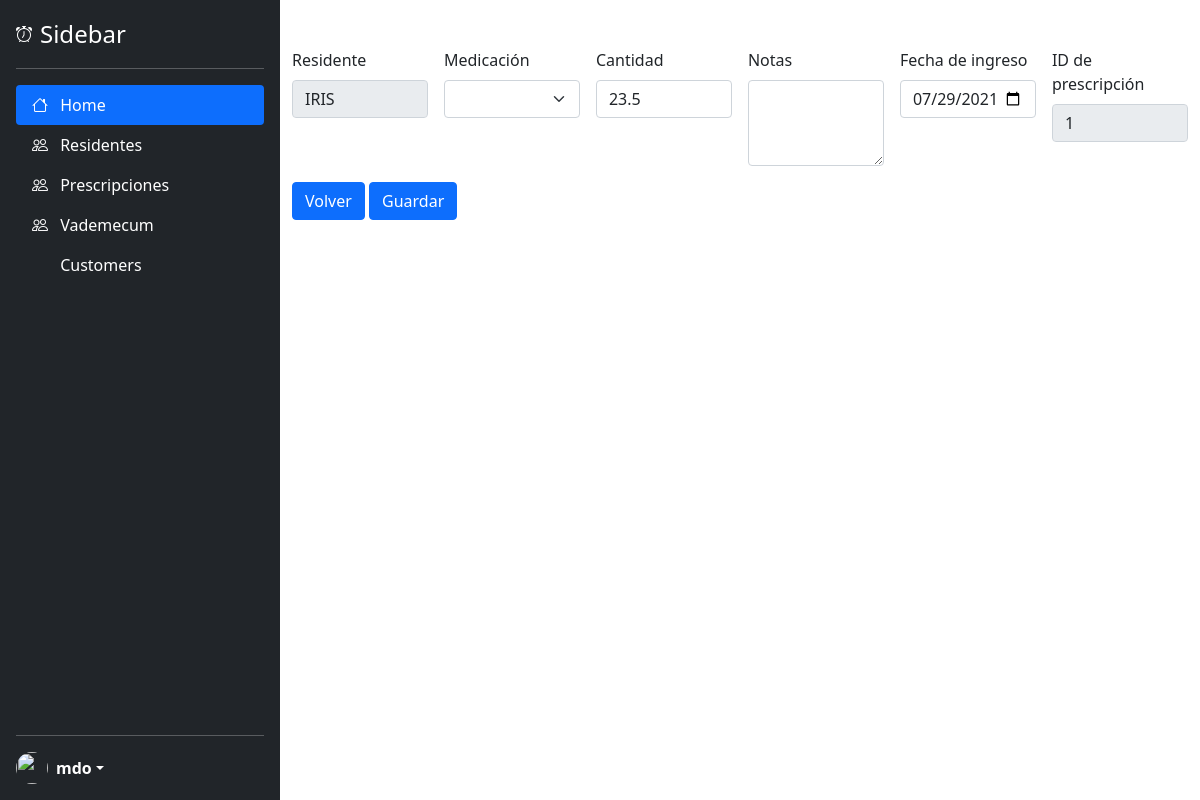
Before: /stock_details/2 with the older database file.
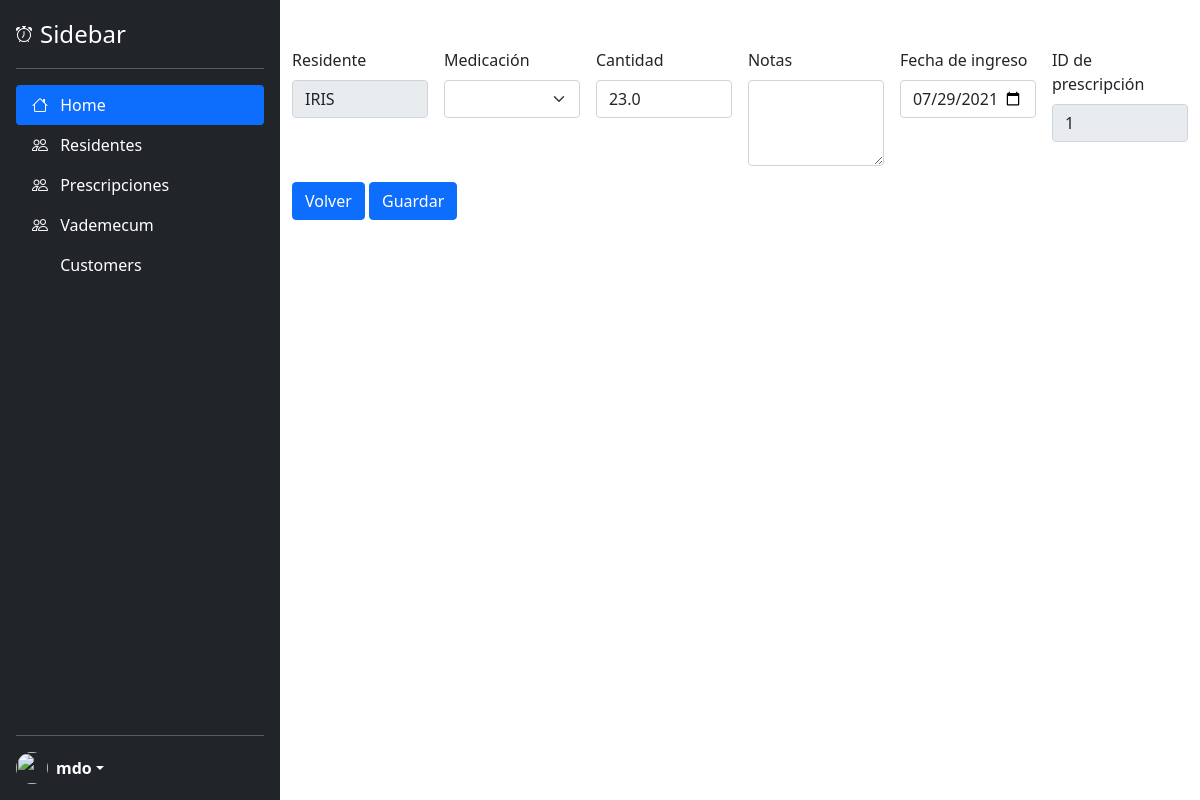
After: the same page with the newer database file.
### tables this page shows
CREATE TABLE "stock" (
	"stock_id"	INTEGER,
	"resident_id"	INTEGER NOT NULL,
	"medication_id"	INTEGER NOT NULL,
	"amount"	REAL,
	"notes"	TEXT,
	"date"	DATE NOT NULL,
	"prescription_id"	INTEGER NOT NULL,
	PRIMARY KEY("stock_id" AUTOINCREMENT)
);

### main.py (the view)
@app.route("/stock_details/<int:stock_id>", methods = ["GET"])
def stock_details(stock_id):
    stock = get_stock_by_id(stock_id)
    medications_list = get_medications_list()
    for medication in medications_list:
        medication.to_show_in_html()
    stock.to_show_in_html()
    return render_template("/stock_details.html", stock = stock, medications_list = medications_list)

### src/resident.py (called while the page is built)
def create_resident_dictionary(resident_tuple):
    resident_dictionary = {
        "resident_id" : resident_tuple[0],
        "name" : resident_tuple[1],
        "last_name" : resident_tuple[2],
        "status" : resident_tuple[3],
        "admission_date" : resident_tuple[4],
        "birth_date" : resident_tuple[5],
        "age" : resident_tuple[6],
        "gender" : resident_tuple[7],
        "citizenship" : resident_tuple[8],
        "marital_status" : resident_tuple[9],
        "id_type" : resident_tuple[10],
        "id_number" : resident_tuple[11],
        "address" : resident_tuple[12],
        "city" : resident_tuple[13],
        "prepaid" : resident_tuple[14],
        "affiliation_number" : resident_tuple[15],
        "nickname" : resident_tuple[16]
    }
    return resident_dictionary

def get_resident_by_id(resident_id):
    with sqlite3.connect("./ayekan.db") as conn:
        cursor = conn.cursor()
        cursor.execute(f'SELECT * FROM residents WHERE resident_id="{resident_id}";')
        result = cursor.fetchone()
        resident_dictionary = create_resident_dictionary(result)
        resident = Resident(resident_dictionary)
        return resident

### app/templates/stock_details.html (shortened to what this page needs)
{% extends "base.html" %}
{% block content %}
<form class="row g-3 needs-validation" method="post" action="/adjust_stock">
    <div class="col-md-2">
        <label for="resident_id" class="form-label">Residente</label>
        <input type="text" class="form-control" name="resident_id" value="{{ stock.resident_id }}" required readonly>
    </div>
    <div class="col-md-2">
        <label for="medication_id" class="form-label">Medicación</label>
        <select class="form-select" aria-label="Default select example" name="medication_id">
            {% for medication in medications_list %}
                <option value="{{ medication.id }}">{{ medication.commercial_name }}</option>
            {% endfor %}
        </select>
    </div>
    <div class="col-md-2">
        <label for="amount" class="form-label">Cantidad</label>
        <input type="number" step="0.5" class="form-control" name="amount" value="{{ stock.amount }}" required>
    </div>
    <div class="col-md-2">
        <label for="notes" class="form-label">Notas</label>
        <textarea class="form-control" name="notes" value="{{ stock.notes }}" rows="3"></textarea>
    </div>
    <div class="col-md-2">
        <label for="date" class="form-label">Fecha de ingreso</label>
        <input type="date" class="form-control" name="date" value="{{ stock.date }}" required>
    </div>
    <div class="col-md-2">
        <label for="prescription_id" class="form-label">ID de prescripción</label>
        <input type="text" class="form-control" name="prescription_id" value="{{ stock.prescription_id }}" required readonly>
    </div>
    <div class="col-12">
        <a href="{{ url_for('stock_list', prescription_id = stock.prescription_id) }}" class="btn btn-primary">Volver</a>
        <button type="submit" class="btn btn-primary">Guardar</button>
    </div>
</form>
{% endblock %}

Changed rows visible on the page:
changed stock: amount "23.5" → "23.0"
